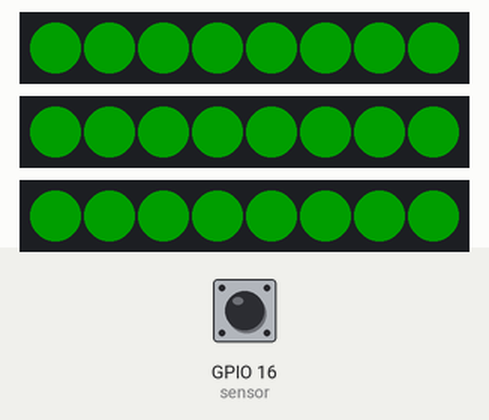
This sketch was run on a simulated ESP32. On the bench: 3 × 8 RGB LEDs in strip order, left to right. Inputs (shaded band) come from the test bench; at power-on: GPIO 16 (sensor) LOW. Dim RGB values are drawn brighter than linear; WiFi joins after 1.5 s; servers stay silent unless stated; the local clock reads 2024-03-15 10:24:30 at power-on unless the sketch sets it; what the sketch prints to the serial monitor is not drawn.

Above: at 1.66 s.
2.8 s: GPIO 16 (sensor) driven HIGH
At 2.96 s:
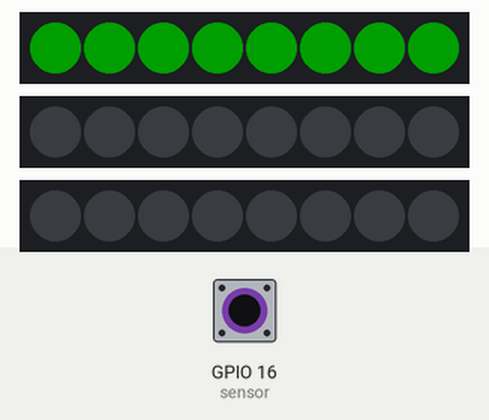
At 6.4 s:
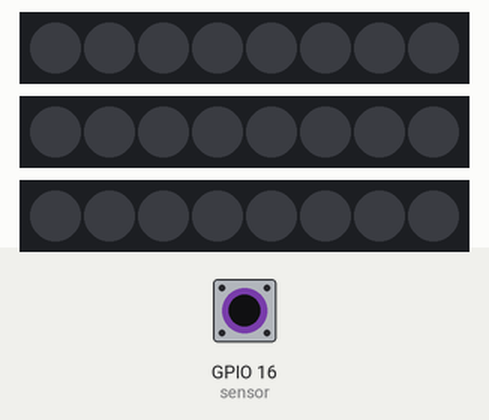
Timing chart, 0 to 7.0 s (numbered marks = the images above; inputs shaded):
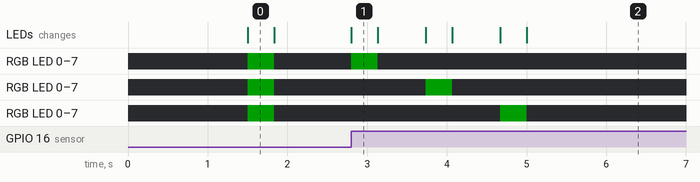

Measured:
- after the input at 2.8 s, RGB LED 0–7: off → RGB(0, 30, 0) at once, → off 0.33 s later; RGB LED 0–7: off → RGB(0, 30, 0) after 0.94 s, → off 0.33 s later; RGB LED 0–7: off → RGB(0, 30, 0) after 1.9 s, → off 0.33 s later; the LEDs: change at once (image 1)

The sketch:

POV-display.ino
```cpp
#include <WiFi.h>
#include <NTPClient.h>
#include <WiFiUdp.h>

/*Updated.. You may try this.. Updated at 10.27 pm 21/2/2019.. Make video from same angle.. The ending symbol is $    */

#include "textdisplay1.h"
#include <FastLED.h>
#define NUM_LEDS 8
#define DATA_PIN 0
#define CLOCK_PIN 2
#define DATA_PIN1 4
#define CLOCK_PIN1 5
#define DATA_PIN2 12
#define CLOCK_PIN2 13

// Define NTP Client to get time
WiFiUDP ntpUDP;
NTPClient timeClient(ntpUDP);

// Variables to save date and time
String formattedDate;
String dayStamp;
String timeStamp;

//#define color
CRGB leds1[NUM_LEDS];
CRGB leds2[NUM_LEDS];
CRGB leds3[NUM_LEDS];
const char* ssid = "TP-LINK_20DEDE";
const char* password = "imtiazalam";
String value; //for fontsize
String value2; //for feild1
char charBuff[60];//for time
char charBuf[60]; //for text
String value1; //for text
// Create an instance of the server
// specify the port to listen on as an argument
WiFiServer server(80);

bool alpha[38][48] = {
  {1, 1, 1, 1, 1, 1, 1, 1, 1, 0, 0, 0, 0, 0, 0, 1, 1, 0, 0, 0, 0, 0, 0, 1, 1, 0, 0, 0, 0, 0, 0, 1, 1, 1, 1, 1, 1, 1, 1, 1, 0, 0, 0, 0, 0, 0, 0, 0}, //0
  {0, 0, 0, 0, 0, 0, 0, 0, 0, 0, 0, 0, 0, 0, 0, 0, 0, 0, 0, 0, 0, 0, 0, 0, 1, 1, 1, 1, 1, 1, 1, 1, 1, 1, 1, 1, 1, 1, 1, 1, 0, 0, 0, 0, 0, 0, 0, 0}, //1
  {1, 0, 0, 0, 1, 1, 1, 1, 1, 0, 0, 0, 1, 0, 0, 1, 1, 0, 0, 0, 1, 0, 0, 1, 1, 0, 0, 0, 1, 0, 0, 1, 1, 1, 1, 1, 0, 0, 0, 1, 0, 0, 0, 0, 0, 0, 0, 0}, //2
  {1, 0, 0, 0, 1, 0, 0, 1, 1, 0, 0, 0, 1, 0, 0, 1, 1, 0, 0, 0, 1, 0, 0, 1, 1, 0, 0, 0, 1, 0, 0, 1, 1, 1, 1, 1, 1, 1, 1, 1, 0, 0, 0, 0, 0, 0, 0, 0}, //3
  {1, 1, 1, 1, 0, 0, 0, 0, 0, 0, 0, 0, 1, 0, 0, 0, 0, 0, 0, 0, 1, 0, 0, 0, 0, 0, 0, 0, 1, 0, 0, 0, 1, 1, 1, 1, 1, 1, 1, 1, 0, 0, 0, 0, 0, 0, 0, 0}, //4
  {1, 1, 1, 1, 0, 0, 0, 1, 1, 0, 0, 1, 0, 0, 0, 1, 1, 0, 0, 1, 0, 0, 0, 1, 1, 0, 0, 1, 0, 0, 0, 1, 1, 0, 0, 1, 1, 1, 1, 1, 0, 0, 0, 0, 0, 0, 0, 0}, //5
  {1, 1, 1, 1, 1, 1, 1, 1, 1, 0, 0, 1, 0, 0, 0, 1, 1, 0, 0, 1, 0, 0, 0, 1, 1, 0, 0, 1, 0, 0, 0, 1, 1, 0, 0, 1, 1, 1, 1, 1, 0, 0, 0, 0, 0, 0, 0, 0}, //6
  {1, 1, 0, 0, 0, 0, 0, 0, 1, 1, 0, 0, 0, 0, 0, 0, 1, 1, 0, 0, 0, 0, 0, 0, 1, 1, 0, 0, 0, 0, 0, 0, 1, 1, 1, 1, 1, 1, 1, 1, 0, 0, 0, 0, 0, 0, 0, 0}, //7
  {1, 1, 1, 1, 1, 1, 1, 1, 1, 0, 0, 1, 1, 0, 0, 1, 1, 0, 0, 1, 1, 0, 0, 1, 1, 0, 0, 1, 1, 0, 0, 1, 1, 1, 1, 1, 1, 1, 1, 1, 0, 0, 0, 0, 0, 0, 0, 0}, //8
  {1, 1, 1, 1, 0, 0, 0, 1, 1, 0, 0, 1, 1, 0, 0, 1, 1, 0, 0, 1, 1, 0, 0, 1, 1, 0, 0, 1, 1, 0, 0, 1, 1, 1, 1, 1, 1, 1, 1, 1, 0, 0, 0, 0, 0, 0, 0, 0}, //9


  {1, 1, 1, 1, 1, 1, 1, 1, 1, 0, 0, 1, 0, 0, 0, 0, 1, 0, 0, 1, 0, 0, 0, 0, 1, 0, 0, 1, 0, 0, 0, 0, 1, 1, 1, 1, 1, 1, 1, 1, 0, 0, 0, 0, 0, 0, 0, 0}, //A=10
  {1, 1, 1, 1, 1, 1, 1, 1, 1, 0, 0, 1, 0, 0, 0, 1, 1, 0, 0, 1, 0, 0, 0, 1, 1, 0, 0, 1, 0, 0, 0, 1, 0, 1, 1, 0, 1, 1, 1, 0, 0, 0, 0, 0, 0, 0, 0, 0}, //B=11
  {0, 0, 1, 1, 1, 1, 0, 0, 0, 1, 0, 0, 0, 0, 1, 0, 1, 0, 0, 0, 0, 0, 0, 1, 1, 0, 0, 0, 0, 0, 0, 1, 1, 0, 0, 0, 0, 0, 0, 1, 0, 0, 0, 0, 0, 0, 0, 0}, //C=12
  {1, 1, 1, 1, 1, 1, 1, 1, 1, 0, 0, 0, 0, 0, 0, 1, 1, 0, 0, 0, 0, 0, 0, 1, 0, 1, 0, 0, 0, 0, 1, 0, 0, 0, 1, 1, 1, 1, 0, 0, 0, 0, 0, 0, 0, 0, 0, 0}, //D=13
  {1, 1, 1, 1, 1, 1, 1, 1, 1, 0, 0, 1, 0, 0, 0, 1, 1, 0, 0, 1, 0, 0, 0, 1, 1, 0, 0, 1, 0, 0, 0, 1, 1, 0, 0, 1, 0, 0, 0, 1, 0, 0, 0, 0, 0, 0, 0, 0}, //E=14
  {1, 1, 1, 1, 1, 1, 1, 1, 1, 0, 0, 1, 0, 0, 0, 0, 1, 0, 0, 1, 0, 0, 0, 0, 1, 0, 0, 1, 0, 0, 0, 0, 1, 0, 0, 1, 0, 0, 0, 0, 0, 0, 0, 0, 0, 0, 0, 0}, //F=15
  {0, 1, 1, 1, 1, 1, 1, 1, 1, 0, 0, 0, 0, 0, 0, 1, 1, 0, 0, 0, 1, 0, 0, 1, 1, 0, 0, 0, 1, 0, 0, 1, 1, 0, 0, 0, 1, 1, 1, 0, 0, 0, 0, 0, 0, 0, 0, 0}, //G=16
  {1, 1, 1, 1, 1, 1, 1, 1, 0, 0, 0, 0, 1, 0, 0, 0, 0, 0, 0, 0, 1, 0, 0, 0, 0, 0, 0, 0, 1, 0, 0, 0, 1, 1, 1, 1, 1, 1, 1, 1, 0, 0, 0, 0, 0, 0, 0, 0}, //H=17
  {1, 0, 0, 0, 0, 0, 0, 1, 1, 0, 0, 0, 0, 0, 0, 1, 1, 1, 1, 1, 1, 1, 1, 1, 1, 0, 0, 0, 0, 0, 0, 1, 1, 0, 0, 0, 0, 0, 0, 1, 0, 0, 0, 0, 0, 0, 0, 0}, //I=18
  {0, 0, 0, 0, 0, 1, 1, 0, 0, 0, 0, 0, 1, 0, 0, 1, 0, 0, 0, 0, 0, 0, 0, 1, 0, 0, 0, 0, 0, 0, 0, 1, 1, 1, 1, 1, 1, 1, 1, 0, 0, 0, 0, 0, 0, 0, 0, 0}, //J=19
  {1, 1, 1, 1, 1, 1, 1, 1, 0, 0, 0, 1, 1, 0, 0, 0, 0, 0, 1, 0, 0, 1, 0, 0, 0, 1, 0, 0, 0, 0, 1, 0, 1, 0, 0, 0, 0, 0, 0, 1, 0, 0, 0, 0, 0, 0, 0, 0}, //K=20
  {1, 1, 1, 1, 1, 1, 1, 1, 0, 0, 0, 0, 0, 0, 0, 1, 0, 0, 0, 0, 0, 0, 0, 1, 0, 0, 0, 0, 0, 0, 0, 1, 0, 0, 0, 0, 0, 0, 0, 1, 0, 0, 0, 0, 0, 0, 0, 0}, //L=21
  {1, 1, 1, 1, 1, 1, 1, 1, 0, 1, 0, 0, 0, 0, 0, 0, 0, 0, 1, 0, 0, 0, 0, 0, 0, 1, 0, 0, 0, 0, 0, 0, 1, 1, 1, 1, 1, 1, 1, 1, 0, 0, 0, 0, 0, 0, 0, 0}, //M=22
  {1, 1, 1, 1, 1, 1, 1, 1, 0, 0, 1, 0, 0, 0, 0, 0, 0, 0, 0, 1, 1, 0, 0, 0, 0, 0, 0, 0, 0, 1, 0, 0, 1, 1, 1, 1, 1, 1, 1, 1, 0, 0, 0, 0, 0, 0, 0, 0}, //N=23
  {0, 1, 1, 1, 1, 1, 1, 0, 1, 0, 0, 0, 0, 0, 0, 1, 1, 0, 0, 0, 0, 0, 0, 1, 1, 0, 0, 0, 0, 0, 0, 1, 0, 1, 1, 1, 1, 1, 1, 0, 0, 0, 0, 0, 0, 0, 0, 0}, //O=24
  {1, 1, 1, 1, 1, 1, 1, 1, 1, 0, 0, 1, 0, 0, 0, 0, 1, 0, 0, 1, 0, 0, 0, 0, 1, 0, 0, 1, 0, 0, 0, 0, 0, 1, 1, 0, 0, 0, 0, 0, 0, 0, 0, 0, 0, 0, 0, 0}, //P=25
  {0, 1, 1, 1, 1, 1, 1, 0, 1, 0, 0, 0, 0, 0, 0, 1, 1, 0, 0, 0, 0, 1, 0, 1, 0, 1, 1, 1, 1, 1, 1, 0, 0, 0, 0, 0, 0, 0, 0, 1, 0, 0, 0, 0, 0, 0, 0, 0}, //Q=26
  {1, 1, 1, 1, 1, 1, 1, 1, 1, 0, 0, 1, 1, 0, 0, 0, 1, 0, 0, 1, 0, 1, 0, 0, 1, 0, 0, 1, 0, 0, 1, 0, 0, 1, 1, 0, 0, 0, 0, 1, 0, 0, 0, 0, 0, 0, 0, 0}, //R=27
  {0, 1, 1, 1, 0, 0, 0, 1, 1, 0, 0, 0, 1, 0, 0, 1, 1, 0, 0, 0, 1, 0, 0, 1, 1, 0, 0, 0, 1, 0, 0, 1, 1, 0, 0, 0, 1, 1, 1, 0, 0, 0, 0, 0, 0, 0, 0, 0}, //S=28
  {1, 0, 0, 0, 0, 0, 0, 0, 1, 0, 0, 0, 0, 0, 0, 0, 1, 1, 1, 1, 1, 1, 1, 1, 1, 0, 0, 0, 0, 0, 0, 0, 1, 0, 0, 0, 0, 0, 0, 0, 0, 0, 0, 0, 0, 0, 0, 0}, //T=29
  {1, 1, 1, 1, 1, 1, 1, 0, 0, 0, 0, 0, 0, 0, 0, 1, 0, 0, 0, 0, 0, 0, 0, 1, 0, 0, 0, 0, 0, 0, 0, 1, 1, 1, 1, 1, 1, 1, 1, 0, 0, 0, 0, 0, 0, 0, 0, 0}, //U=30
  {1, 1, 1, 1, 1, 1, 0, 0, 0, 0, 0, 0, 0, 0, 1, 0, 0, 0, 0, 0, 0, 0, 0, 1, 0, 0, 0, 0, 0, 0, 1, 0, 1, 1, 1, 1, 1, 1, 0, 0, 0, 0, 0, 0, 0, 0, 0, 0}, //V=31
  {1, 1, 1, 1, 1, 1, 1, 1, 0, 0, 0, 0, 0, 0, 1, 0, 0, 0, 0, 0, 0, 1, 0, 0, 0, 0, 0, 0, 0, 0, 1, 0, 1, 1, 1, 1, 1, 1, 1, 1, 0, 0, 0, 0, 0, 0, 0, 0}, //W=32
  {1, 1, 0, 0, 0, 0, 1, 1, 0, 0, 1, 0, 0, 1, 0, 0, 0, 0, 0, 1, 1, 0, 0, 0, 0, 0, 1, 0, 0, 1, 0, 0, 1, 1, 0, 0, 0, 0, 1, 1, 0, 0, 0, 0, 0, 0, 0, 0}, //X=33
  {1, 1, 0, 0, 0, 0, 0, 0, 0, 0, 1, 0, 0, 0, 0, 0, 0, 0, 0, 1, 1, 1, 1, 1, 0, 0, 1, 0, 0, 0, 0, 0, 1, 1, 0, 0, 0, 0, 0, 0, 0, 0, 0, 0, 0, 0, 0, 0}, //Y=34
  {1, 0, 0, 0, 0, 1, 1, 1, 1, 0, 0, 0, 1, 0, 0, 1, 1, 0, 0, 1, 0, 0, 0, 1, 1, 0, 1, 0, 0, 0, 0, 1, 1, 1, 0, 0, 0, 0, 0, 1, 0, 0, 0, 0, 0, 0, 0, 0}, //Z=35

  {0, 0, 0, 0, 0, 0, 0, 0, 0, 0, 0, 0, 0, 0, 0, 0, 0, 0, 0, 0, 0, 0, 0, 0, 0, 0, 0, 0, 0, 0, 0, 0, 0, 0, 0, 0, 0, 0, 0, 0, 0, 0, 0, 0, 0, 0, 0, 0},//Empty = 36
  {0, 1, 1, 0, 1, 1, 0, 0, 0, 1, 1, 0, 1, 1, 0, 0, 0, 1, 1, 0, 1, 1, 0, 0, 0, 1, 1, 0, 1, 1, 0, 0, 0, 1, 1, 0, 1, 1, 0, 0, 0, 0, 0, 0, 0, 0, 0, 0}//:=37
};

int toprint[22] = {17, 14, 21, 21, 24, 36, 36, 36, 36, 36, 36, 36, 36, 36, 36, 36, 36, 36, 36, 36, 36, 36};

//#define BTW_BLADES 73000
int fontsize = 2000;
int max_dig = 23;
int dottime=1000;
int ivalue = 0;
int sensor = 16 ;
int State = 0;
int lastState = 0;
bool mybool = 0;
unsigned long current_micros;
unsigned long previous_micros1 = 0, previous_micros2 = 0, previous_micros3 = 0, previous_micros4 = 0;
int m1 = 0, m2 = 0, m3 = 0;
bool b1init = 0, b2init = 0, b3init = 0;

void setup() {
  attachInterrupt(digitalPinToInterrupt(sensor), ISR, CHANGE);
  FastLED.addLeds<APA102, DATA_PIN, CLOCK_PIN>(leds1, NUM_LEDS);
  FastLED.addLeds<APA102, DATA_PIN1, CLOCK_PIN1>(leds2, NUM_LEDS);
  FastLED.addLeds<APA102, DATA_PIN2, CLOCK_PIN2>(leds3, NUM_LEDS);
  FastLED.setBrightness(60);
  Serial.begin(115200);
  // Connect to WiFi network
  Serial.println();
  Serial.println();
  Serial.print("Connecting to ");
  Serial.println(ssid);

  WiFi.begin(ssid, password);

  while (WiFi.status() != WL_CONNECTED) {
    delay(500);
    Serial.print(".");
  }
  Serial.println("");
  Serial.println("WiFi connected");
  // Start the server

  Serial.println("Server started");

  // Print the IP address
  Serial.println(WiFi.localIP());
 server.begin();
  // Initialize a NTPClient to get time
  timeClient.begin();
  // Set offset time in seconds to adjust for your timezone, for example:
  // GMT +1 = 3600
  // GMT +8 = 28800
  // GMT -1 = -3600
  // GMT 0 = 0
  timeClient.setTimeOffset(3600);
}
void ntptime();
int i1 = 0, i2 = 0, i3 = 0;
unsigned long T;
int tempcount = 0;
int tempvalue=0;
void loop() {
  // Check if a client has connected

 povserver();
  ntptime();
   if (State == HIGH) {
    previous_micros1 = micros();
    T = (previous_micros1 - previous_micros4) / 3.0;
   // dottime = T / 73000.0 * fontsize;

    previous_micros4 = micros();
    m1 = 0;
    i1 = 0;
    b1init = 0; b2init = 0; b3init = 0;
    State = LOW;
  }


  current_micros = micros();

  if (current_micros - previous_micros4 >= T) {
    if (!b2init) {
      i2 = 0;
      m2 = 0;
      b2init = 1;
    }
  }
  if (current_micros - previous_micros4 >= (2 * T)) {
    if (!b3init) {
      i3 = 0;
      m3 = 0;
      b3init = 1;
    }
  }

  if ((current_micros - previous_micros1 >= dottime) && (m1 < 48) && (i1 < 23)) {
    printLetterb1(alpha[toprint[i1]]);
    if (m1 >= 48) {
      i1++;
      m1 = 0;
    }
    previous_micros1 = micros();
  }

  if ((current_micros - previous_micros2 >= dottime) && (m2 < 48) && (i2 < 23)) {
    printLetterb2(alpha[toprint[i2]]);
    if (m2 >= 48) {
      i2++;
      m2 = 0;
    }
    previous_micros2 = micros();
  }

  if ((current_micros - previous_micros3 >= dottime) && (m3 < 48) && (i3 < 23)) {
    printLetterb3(alpha[toprint[i3]]);
    if (m3 >= 48) {
      i3++;
      m3 = 0;
    }
    previous_micros3 = micros();
  }
  lastState = State;
 //ntptime();
}

void printLetterb1(bool letter[])
{
  for (int Pin = 0; Pin <= 7; Pin++) {
    if (letter[m1] == 1) {
      leds1[Pin] = CRGB::Green;
    }
    else {
      leds1[Pin] = CRGB::Black;
    }
    m1++;
  }
  FastLED.show();
}

void printLetterb2(bool letter[])
{
  for (int Pin = 0; Pin <= 7; Pin++) {
    if (letter[m2] == 1) {
      leds2[Pin] = CRGB::Green;
    }
    else {
      leds2[Pin] = CRGB::Black;
    }
    m2++;
  }
  FastLED.show();
}

void printLetterb3(bool letter[])
{
  for (int Pin = 0; Pin <= 7; Pin++) {
    if (letter[m3] == 1) {
      leds3[Pin] = CRGB::Green;
    }
    else {
      leds3[Pin] = CRGB::Black;
    }
    m3++;
  }
  FastLED.show();
}


// Install Pin change interrupt for a pin, can be called multiple times


// Use one Routine to handle each group

void ISR () // handle pin change interrupt for D0 to D7 here
{
  if (mybool == 0) {
    State = 1;
    mybool = 1;
  }
  else mybool = 0;
}
```

ntptime.ino
```cpp
 void ntptime(){
  //while(!timeClient.update()) {
    //timeClient.forceUpdate();
  //}
  // The formattedDate comes with the following format:
  // 2018-05-28T16:00:13Z
  // We need to extract date and time
  formattedDate = timeClient.getFormattedDate();
 // Serial.println(formattedDate);

  // Extract date
  int splitT = formattedDate.indexOf("T");
  dayStamp = formattedDate.substring(0, splitT);
  //Serial.print("DATE: ");
  //Serial.println(dayStamp);
  // Extract time

  timeStamp = formattedDate.substring(splitT+1, formattedDate.length()-1);

  Serial.print("HOUR: ");
  Serial.println(timeStamp);
  timeStamp.toCharArray(charBuff, 70) ;
  if((timeStamp.length()>0)&&(tempcount<max_dig)){
  for(int i=0; i<timeStamp.length(); i++){
  tempvalue=charBuff[i];
  if(tempvalue>47&&tempvalue<58){ tempvalue=tempvalue-48;
  }
  else if (tempvalue==36){
    for(;tempcount<max_dig;tempcount++){ toprint[tempcount]=36;}
  }
  else if(tempvalue==32){tempvalue=36;}
   else if(tempvalue==58){tempvalue=37;}
  if(tempcount<max_dig){
    toprint[tempcount]=tempvalue;
    Serial.print(toprint[tempcount]);
  tempcount++;}
  }}
if(tempcount>=max_dig){tempcount=0;}
  //delay(1000);
  }
```

server.ino
```cpp
void povserver(){
  WiFiClient client = server.available();
  if (!client) {
    return;
    }
// Wait until the client sends some data
  Serial.println("new client");
  //while (!client.available()) {
    //delay(1);
  //}

  // Read the first line of the request
  String command1 = client.readStringUntil('/');
  String command = client.readStringUntil('/');
  Serial.println(command);
  if (command == "text") {
    value1 = client.readStringUntil('/');
    value1.replace("%20", " ");
    value1.toCharArray(charBuf, 70) ;
    Serial.println(value1);
if((value1.length()>0)&&(tempcount<max_dig)){
  for(int i=0; i<value1.length(); i++){
  tempvalue=charBuf[i];
  //Serial.print(tempvalue);
  if(tempvalue>64){tempvalue=tempvalue-65+10;
  //Serial.print(tempvalue);
  }
  else if(tempvalue>47){ tempvalue=tempvalue-48;
  //Serial.print(tempvalue);
  }
  else if (tempvalue==36){
    for(;tempcount<max_dig;tempcount++){ toprint[tempcount]=36;}
  }
  else if(tempvalue==32){tempvalue=36; }
  if(tempcount<max_dig){
    toprint[tempcount]=tempvalue;
    Serial.print(toprint[tempcount]);
  tempcount++;}
  }}
if(tempcount>=max_dig){tempcount=0;}
    value = client.readStringUntil('/');
    value.replace("%20", " ");
    Serial.println("fontsize: ");
    value.toCharArray(charBuf, 70) ;
      fontsize=value.toInt();
    Serial.println(fontsize);
   String value3 = client.readStringUntil('/');
    Serial.println(value3);
    if(value3=="YES"){
     // ntptime();
    }

    }
  else {  // Prepare the response
    String s = "HTTP/1.1 200 OK\r\nContent-Type: text/html\r\n\r\n";
    s += file1;
    client.flush();
    // Send the response to the client
    while (s.length() > 2000)
    {
      String dummy = s.substring(0, 2000);
      client.print(dummy);
      s.replace(dummy, " ");
    }

    client.print(s);
    delay(1);
    Serial.println("Client disconnected");

    // The client will actually be disconnected
    // when the function returns and 'client' object is destroyed
  }
 }
```

textdisplay1.h
```cpp
#ifndef header_h
#define header_h

String file1=
"<!DOCTYPE html>\r\n"
"<html lang=\"en\">\r\n"
"    <head>\r\n"
"        <meta charset=\"utf-8\">\r\n"
"        <title>POV Display</title>\r\n"
"        <script>\r\n"
"\r\n"
"        strLine1 = \"\";\r\n"
"        strLine2 = \"\";\r\n\r\n"
"        strLine3 = \"\";\r\n"
"        strLine4 = \"\";\r\n\r\n"
"        \r\n"
"        function SendText()\r\n"
"        {\r\n"
"            var request = new XMLHttpRequest();\r\n"
"            \r\n"
"            strLine1 = document.getElementById(\"txt_form\").line.value;\r\n"
"            strLine2 = document.getElementById(\"txt_form\").quantity.value;\r\n"
"            \r\n"
"            strLine3 = document.getElementById(\"txt_form\").f1.value;\r\n"
"            strLine4 = document.getElementById(\"txt_form\").f2.value;\r\n"
"            \r\n"
"            request.open(\"GET\", \"text/\" + strLine1 +\"/\"+ strLine2 + \"/\"+ strLine3 + \"/\"+ strLine4 + \"/\", true);\r\n"
"            request.send(null);\r\n"
"        }\r\n"
"        </script>\r\n"
"    </head>\r\n"
"\r\n"
"    <body \">\r\n"
"<div id=title>"
"<h1 align=center>FEATURES DEVELOPMENT FOR ENERGY EFFICIENT FAN</H1>"
"  </div>"
"  <br/>"
"  <div class=defaultText>"
"    <h2 align=center>POV DISPLAY</H2>"
"        <p><b>Enter the fields:</b></p>\r\n"
"        <form id=\"txt_form\" name=\"frmText\">\r\n"
"            <label>Text to Display: <input type=\"text\" name=\"line\" size=\"60\" maxlength=\"60\" /></label>\r\n"
"            <label>Font size: <input type=\"number\" name=\"quantity\" size=\"60\" maxlength=\"60\" /></label>\r\n"
"            <label>F1(Text): <input type=\"text\" name=\"f1\" size=\"60\" maxlength=\"60\" /></label>\r\n"
"            <label>F2(Number): <input type=\"number\" name=\"f2\" size=\"60\" maxlength=\"60\" /></label>\r\n"
"         </form>\r\n"
"        <br />\r\n"
"        <input type=\"submit\" value=\"Send\" onclick=\"SendText()\" />\r\n"
"\r\n"
"</html>\r\n";

#endif
```
